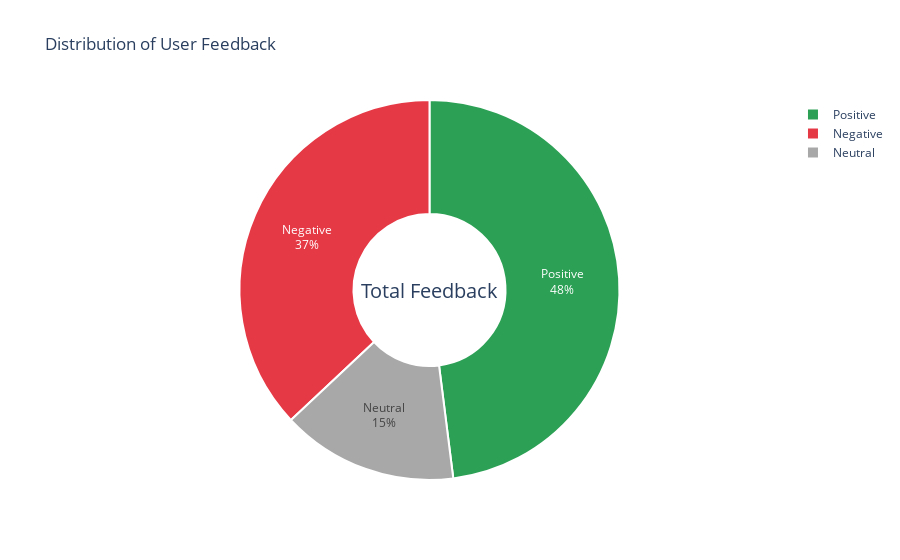

The notebook cell this image was saved under:
### Code cell
import plotly.graph_objects as go

# Dữ liệu phản hồi
positive_feedback = 48
negative_feedback = 37
neutral_feedback = 15

# Tạo biểu đồ tròn
fig = go.Figure(data=[go.Pie(labels=['Positive', 'Negative', 'Neutral'],
                             values=[positive_feedback, negative_feedback, neutral_feedback],
                             hole=0.4,
                             marker=dict(colors=['#2ca155', '#e63946', '#a8a8a8'],
                                         line=dict(color='white', width=2)),
                             textinfo='label+percent'
                             )])

# Tùy chỉnh layout (nếu cần)
fig.update_layout(title='Distribution of User Feedback',
                  annotations=[dict(text='Total Feedback', x=0.5, y=0.5, font_size=20, showarrow=False)])

# Hiển thị biểu đồ
fig.show()

### Figure 1 — Plotly figure (JSON) as saved in the notebook; plotly's stock layout.template omitted (floating-point values rounded to 4 significant figures)
{"data": [{"hole": 0.4, "labels": ["Positive", "Negative", "Neutral"], "marker": {"colors": ["#2ca155", "#e63946", "#a8a8a8"], "line": {"color": "white", "width": 2}}, "textinfo": "label+percent", "type": "pie", "values": [48, 37, 15]}], "layout": {"annotations": [{"font": {"size": 20}, "showarrow": false, "text": "Total Feedback", "x": 0.5, "y": 0.5}], "title": {"text": "Distribution of User Feedback"}}}
